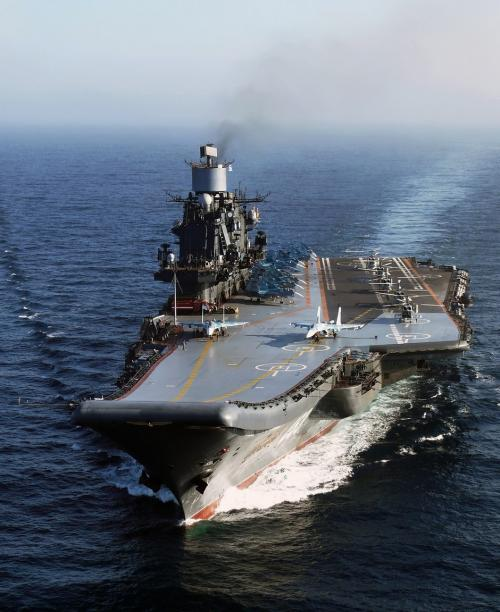
#> input picture data/image/boat1.jpeg, 500 x 612 px
$ jupyter execute --allow-errors '2-图像阈值.ipynb'   (shell and % lines are left out)
#> lines starting #> are read from the running program, lines starting #| are printed output that depends on the picture; after the words box and inside, x2 and y2 are one past the last pixel; in counts of white or black regions, pixels touching at a corner belong together
[cell 1]
import cv2
import matplotlib.pyplot as plt
import numpy as np

[cell 2]
# 图像读取

def cv_show(img):
    cv2.imshow('image', img)
    cv2.waitKey(0)
    cv2.destroyAllWindows()

[cell 3]
# 转换bgr为rgb

def convertRGB(imgs):
    for i in range(len(imgs)):
        imgs[i] = cv2.cvtColor(imgs[i], cv2.COLOR_BGR2RGB)

    return imgs

[cell 4]
img = cv2.imread("data/image/boat1.jpeg")
#> img is the input picture: shape (612, 500, 3); mean B, G, R 121.4, 109.1, 99.7
img_gray = cv2.cvtColor(img, cv2.COLOR_BGR2GRAY)
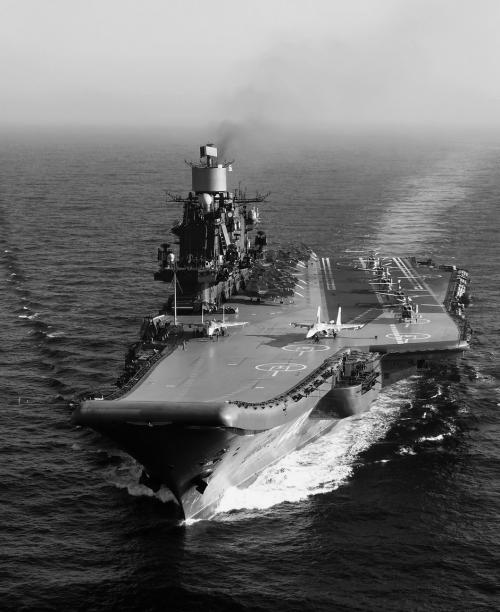
#> img_gray: shape (612, 500); min 0, max 255, mean 107.7

[cell 5]
# cv_show(img_gray)

## 图像阈值

[cell 6]
ret, thresh1 = cv2.threshold(img_gray, 127, 255, cv2.THRESH_BINARY)
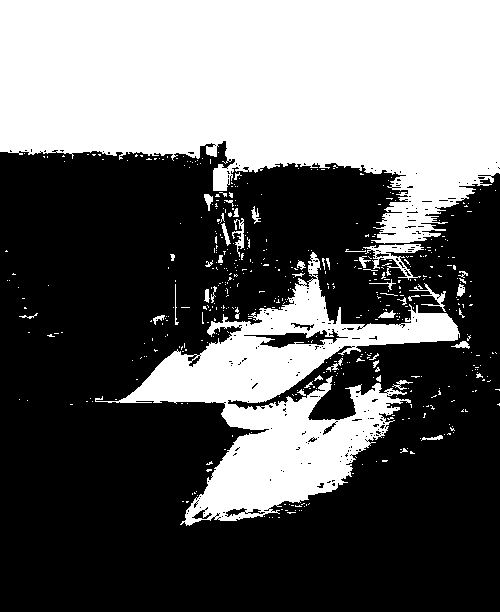
#> thresh1: shape (612, 500); 39.3% white; 507 white regions (463 under 20 px), largest, box (x1, y1, x2, y2) and area: (0, 0, 500, 244) 85792, (95, 252, 460, 526) 30401, (363, 244, 424, 280) 674
ret, thresh2 = cv2.threshold(img_gray, 127, 255, cv2.THRESH_BINARY_INV)
ret, thresh3 = cv2.threshold(img_gray, 127, 255, cv2.THRESH_TRUNC)
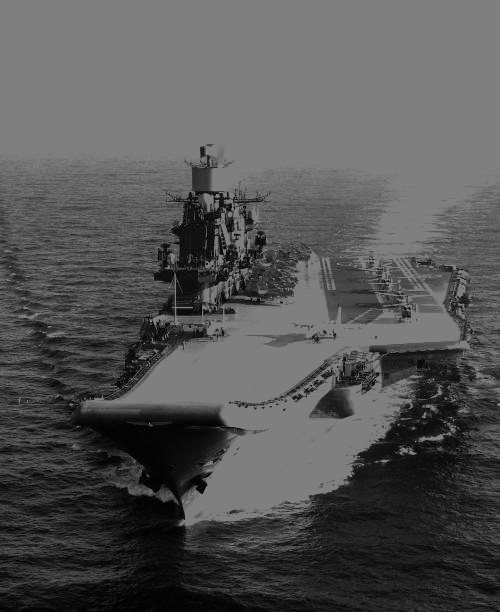
#> thresh3: shape (612, 500); min 0, max 127, mean 84.7
ret, thresh4 = cv2.threshold(img_gray, 127, 255, cv2.THRESH_TOZERO)
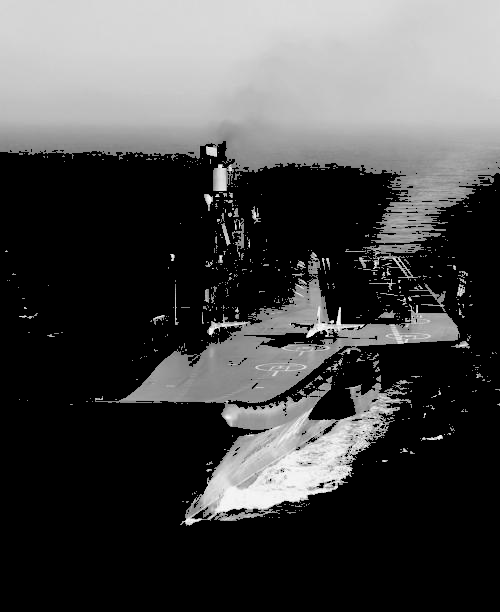
#> thresh4: shape (612, 500); min 0, max 255, mean 72.9
ret, thresh5 = cv2.threshold(img_gray, 127, 255, cv2.THRESH_TOZERO_INV)
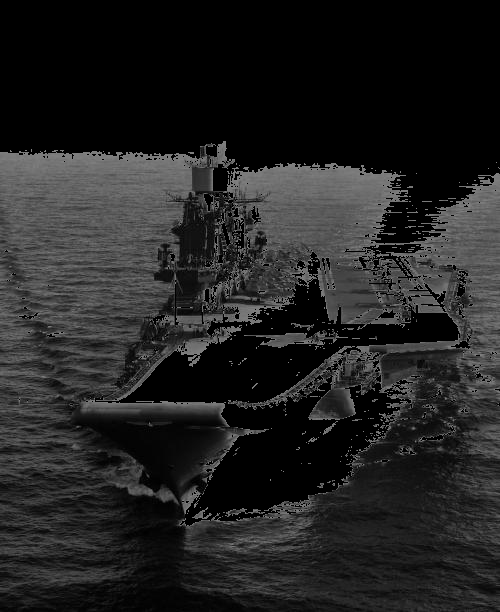
#> thresh5: shape (612, 500); min 0, max 127, mean 34.8

images = [img, thresh1, thresh2, thresh3, thresh4, thresh5]

for i in range(6):
    plt.subplot(2, 3, i+1)
    plt.imshow(images[i], 'gray')
#> figure, not shown here; B, G, R data is drawn as R, G, B

$ run again, with data/image/temp.jpg copied over data/image/boat1.jpeg
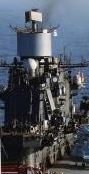
#> input picture data/image/temp.jpg, 89 x 174 px
#> img is the input picture: shape (174, 89, 3); mean B, G, R 92.4, 82.5, 76.7
#> `ret, thresh1 = cv2.threshold(img_gray, 127, 255, cv2.THRESH_BINARY)`:
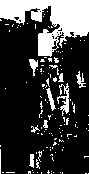
#> thresh1: shape (174, 89); 23.2% white; 130 white regions (120 under 20 px), largest, box (x1, y1, x2, y2) and area: (0, 0, 89, 57) 2580, (57, 83, 69, 116) 171, (46, 88, 56, 111) 86
#> `ret, thresh5 = cv2.threshold(img_gray, 127, 255, cv2.THRESH_TOZERO_INV)`:
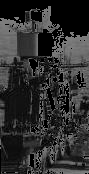
#> thresh5: shape (174, 89); min 0, max 127, mean 46
